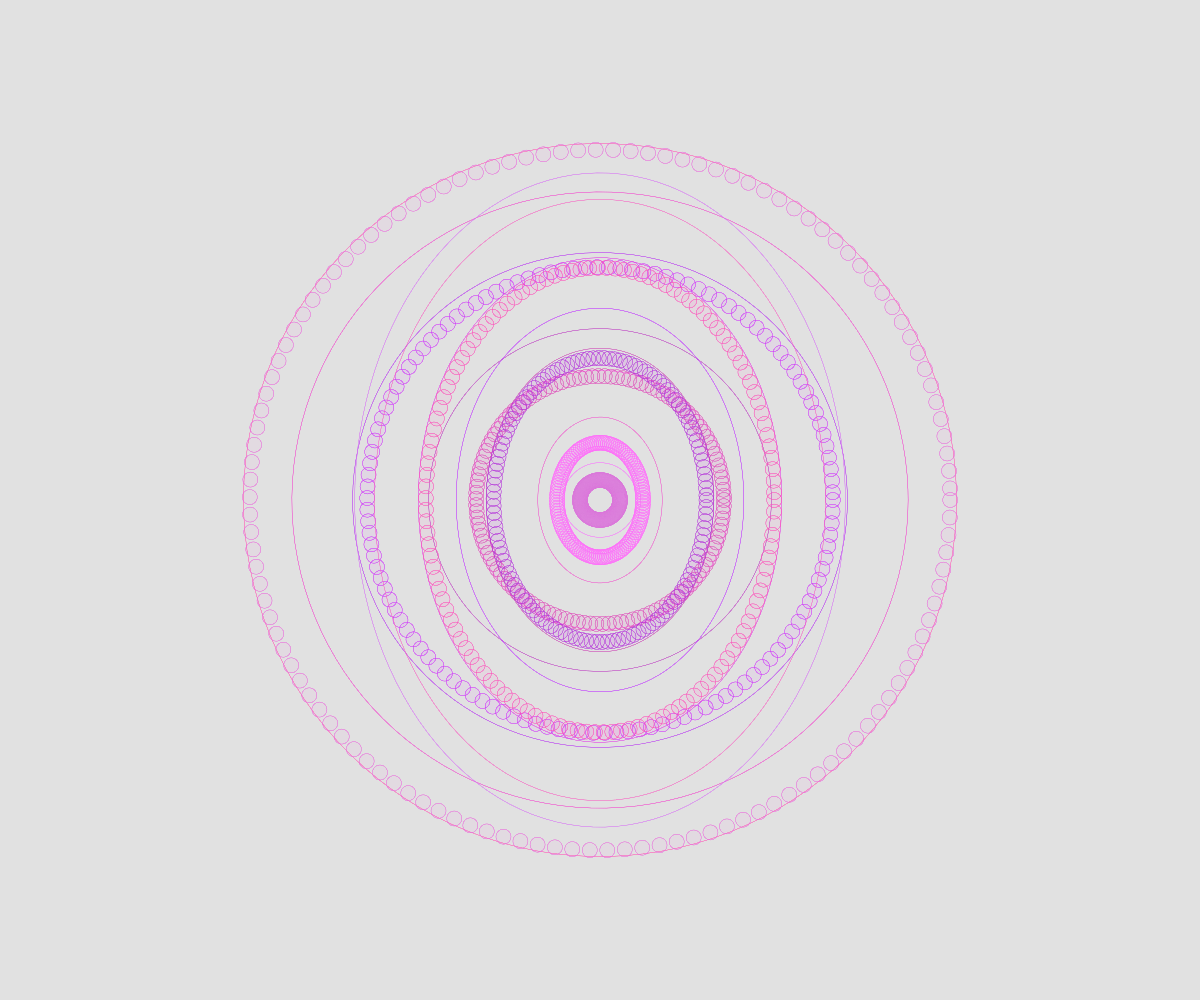
Frame 1 (no input)
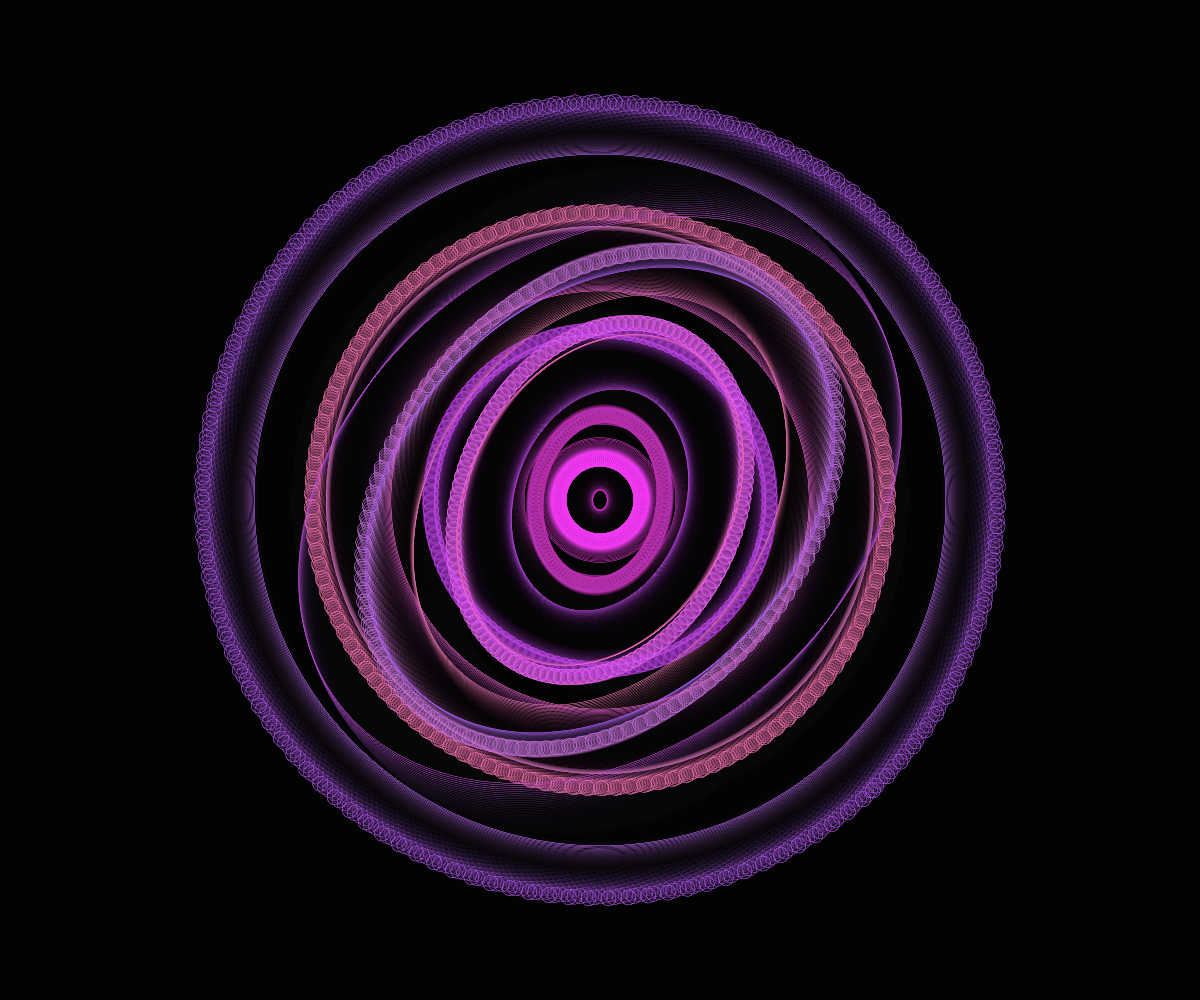
Frame 60 (no input)
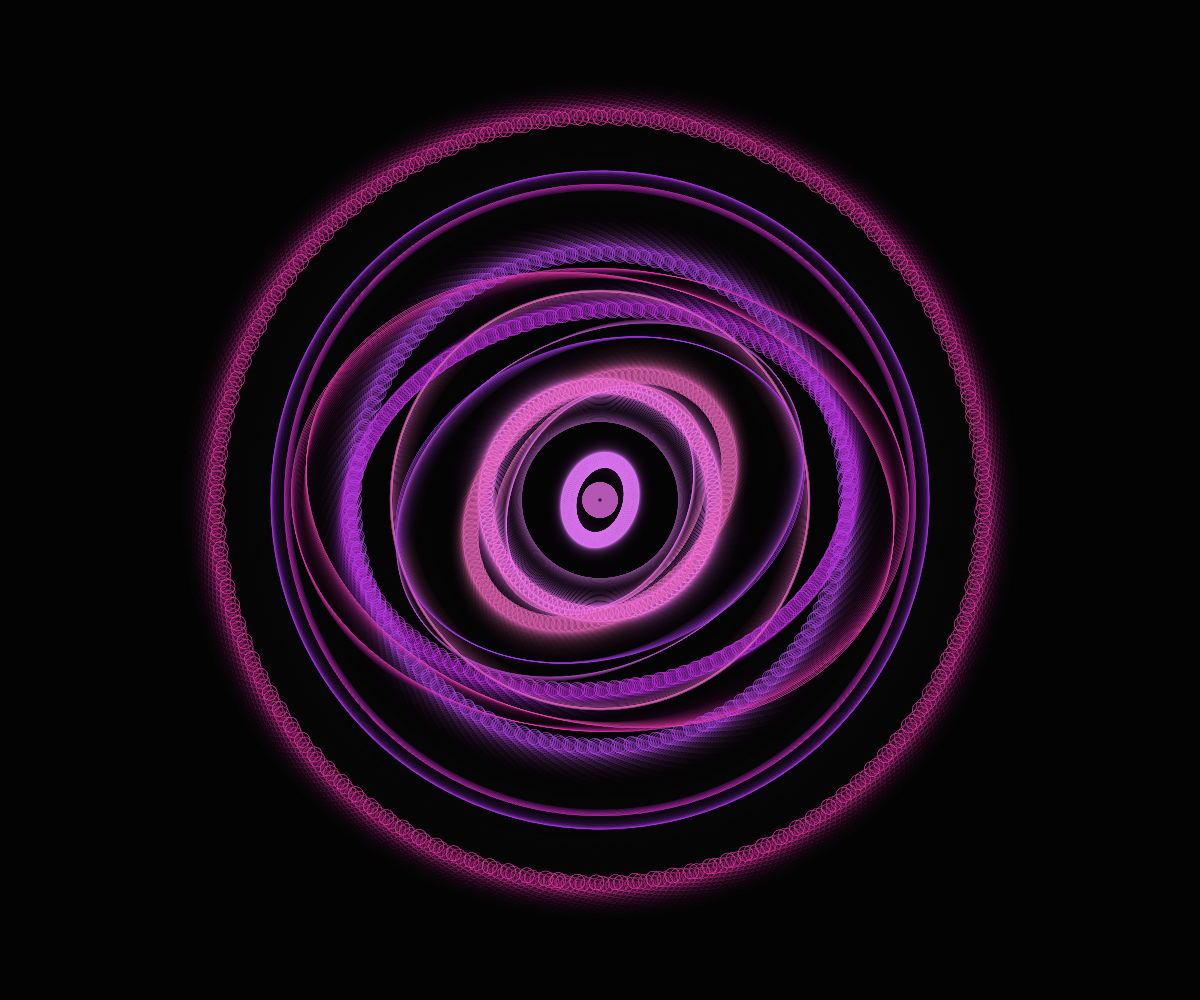
Frame 120 (the mouse pressed at the canvas centre since frame 60)

The p5.js sketch that drew these frames (run headless with seeded random() and noise() and a simulated clock; from frame 60 on, the mouse is pressed at the canvas centre):

// p5.js sketch
// ── sketch.js
let numShapes = 20;
let maxRadius = 400;
let angleOffset = 0;

function setup() {
  createCanvas(windowWidth, windowHeight);
  pixelDensity(3);
  noStroke();  // Deshabilitar contorno para el fondo
}

function windowResized(){
  resizeCanvas(windowWidth, windowHeight)
  
}

function draw() {
  background(0, 30);  // Fondo oscuro con transparencia para crear un rastro
  translate(width / 2, height / 2);
  let step = maxRadius / numShapes;

  for (let i = 0; i < numShapes; i++) {
    let radius = step * (i + 1);
    let waveRadius = radius + sin(angleOffset + i * 2) * 30;  // Ondulación dinámica
    let rotationSpeed = angleOffset * (i * 0.02);  // Rotación lenta

    push();
    rotate(rotationSpeed);  // Rotamos las formas lentamente

    // Generar colores rosados y morados basados en el tiempo y el índice
    let r = map(sin(angleOffset + i * 0.5), -1, 1, 180, 255);  // Más altos en rojo
    let g = map(cos(angleOffset + i * 0.3), -1, 1, 50, 120);   // Valores bajos para verde
    let b = map(sin(angleOffset + i * 0.7), -1, 1, 180, 255);  // Altos en azul para tonos morados

    // Dibuja las líneas de fondo
    stroke(r, g, b, 150);  // Colores con transparencia para las líneas
    noFill();  // Sin relleno para las líneas
    beginShape();
    for (let a = 0; a < TWO_PI; a += 0.05) {
      let x = waveRadius * cos(a) * (i % 2 == 0 ? 1 : 0.6);
      let y = waveRadius * sin(a) * (i % 2 == 0 ? 1 : 0.8);

      if (i % 3 == 0) {
        fill(r, g, b, 15);  // Colores de relleno solo para círculos
        ellipse(x, y, 15, 15);  // Pequeños círculos
      } else {
        vertex(x, y);  // Dibuja líneas suaves
      }
    }
    endShape(CLOSE);
    
    pop();
  }

  angleOffset += 0.04;  // Suavidad en la animación
}
